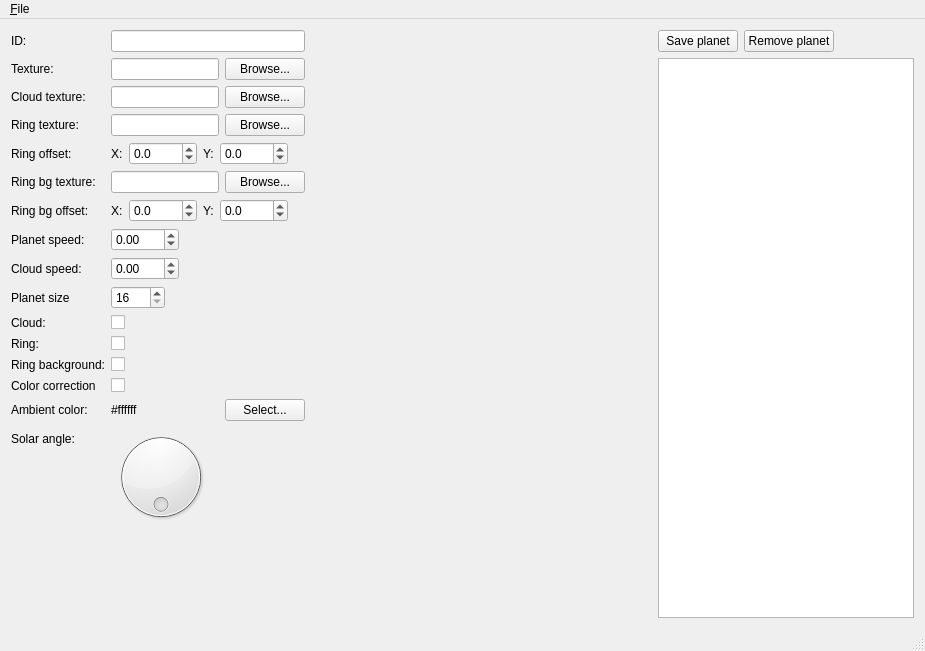
<?xml version="1.0" encoding="UTF-8"?>
<ui version="4.0">
 <class>MainWindow</class>
 <widget class="QMainWindow" name="MainWindow">
  <property name="geometry">
   <rect>
    <x>0</x>
    <y>0</y>
    <width>925</width>
    <height>651</height>
   </rect>
  </property>
  <property name="windowTitle">
   <string>OpenSR PlanetViewer</string>
  </property>
  <widget class="QWidget" name="centralWidget">
   <layout class="QHBoxLayout" name="horizontalLayout_9" stretch="0,1,0">
    <item>
     <layout class="QFormLayout" name="formLayout">
      <property name="fieldGrowthPolicy">
       <enum>QFormLayout::ExpandingFieldsGrow</enum>
      </property>
      <item row="0" column="0">
       <widget class="QLabel" name="label_10">
        <property name="text">
         <string>ID:</string>
        </property>
       </widget>
      </item>
      <item row="0" column="1">
       <widget class="QLineEdit" name="ID"/>
      </item>
      <item row="1" column="0">
       <widget class="QLabel" name="label_7">
        <property name="text">
         <string>Texture:</string>
        </property>
       </widget>
      </item>
      <item row="1" column="1">
       <layout class="QHBoxLayout" name="horizontalLayout_2">
        <item>
         <widget class="QLineEdit" name="texture">
          <property name="readOnly">
           <bool>true</bool>
          </property>
         </widget>
        </item>
        <item>
         <widget class="QPushButton" name="textureBrowse">
          <property name="text">
           <string>Browse...</string>
          </property>
         </widget>
        </item>
       </layout>
      </item>
      <item row="2" column="0">
       <widget class="QLabel" name="label_8">
        <property name="text">
         <string>Cloud texture:</string>
        </property>
       </widget>
      </item>
      <item row="2" column="1">
       <layout class="QHBoxLayout" name="horizontalLayout_3">
        <item>
         <widget class="QLineEdit" name="cloudTexture">
          <property name="readOnly">
           <bool>true</bool>
          </property>
         </widget>
        </item>
        <item>
         <widget class="QPushButton" name="cloudBrowse">
          <property name="text">
           <string>Browse...</string>
          </property>
         </widget>
        </item>
       </layout>
      </item>
      <item row="3" column="0">
       <widget class="QLabel" name="label_11">
        <property name="text">
         <string>Ring texture:</string>
        </property>
       </widget>
      </item>
      <item row="3" column="1">
       <layout class="QHBoxLayout" name="horizontalLayout_5">
        <item>
         <widget class="QLineEdit" name="ringTexture"/>
        </item>
        <item>
         <widget class="QPushButton" name="ringBrowse">
          <property name="text">
           <string>Browse...</string>
          </property>
         </widget>
        </item>
       </layout>
      </item>
      <item row="7" column="0">
       <widget class="QLabel" name="label">
        <property name="text">
         <string>Planet speed:</string>
        </property>
       </widget>
      </item>
      <item row="7" column="1">
       <widget class="QDoubleSpinBox" name="planetSpeed">
        <property name="minimum">
         <double>-360.000000000000000</double>
        </property>
        <property name="maximum">
         <double>360.000000000000000</double>
        </property>
       </widget>
      </item>
      <item row="8" column="0">
       <widget class="QLabel" name="label_2">
        <property name="text">
         <string>Cloud speed:</string>
        </property>
       </widget>
      </item>
      <item row="8" column="1">
       <widget class="QDoubleSpinBox" name="cloudSpeed">
        <property name="minimum">
         <double>-360.000000000000000</double>
        </property>
        <property name="maximum">
         <double>360.000000000000000</double>
        </property>
       </widget>
      </item>
      <item row="9" column="0">
       <widget class="QLabel" name="label_3">
        <property name="text">
         <string>Planet size</string>
        </property>
       </widget>
      </item>
      <item row="9" column="1">
       <widget class="QSpinBox" name="planetSize">
        <property name="minimum">
         <number>16</number>
        </property>
        <property name="maximum">
         <number>2048</number>
        </property>
       </widget>
      </item>
      <item row="10" column="0">
       <widget class="QLabel" name="label_4">
        <property name="text">
         <string>Cloud:</string>
        </property>
       </widget>
      </item>
      <item row="10" column="1">
       <widget class="QCheckBox" name="cloud">
        <property name="text">
         <string/>
        </property>
       </widget>
      </item>
      <item row="11" column="0">
       <widget class="QLabel" name="label_12">
        <property name="text">
         <string>Ring:</string>
        </property>
       </widget>
      </item>
      <item row="11" column="1">
       <widget class="QCheckBox" name="ring">
        <property name="text">
         <string/>
        </property>
       </widget>
      </item>
      <item row="13" column="0">
       <widget class="QLabel" name="label_5">
        <property name="text">
         <string>Color correction</string>
        </property>
       </widget>
      </item>
      <item row="13" column="1">
       <widget class="QCheckBox" name="colorCorrection">
        <property name="text">
         <string/>
        </property>
       </widget>
      </item>
      <item row="14" column="0">
       <widget class="QLabel" name="label_9">
        <property name="text">
         <string>Ambient color:</string>
        </property>
       </widget>
      </item>
      <item row="14" column="1">
       <layout class="QHBoxLayout" name="horizontalLayout">
        <item>
         <widget class="QLabel" name="colorLabel">
          <property name="sizePolicy">
           <sizepolicy hsizetype="Expanding" vsizetype="Preferred">
            <horstretch>0</horstretch>
            <verstretch>0</verstretch>
           </sizepolicy>
          </property>
          <property name="text">
           <string>#ffffff</string>
          </property>
         </widget>
        </item>
        <item>
         <widget class="QPushButton" name="colorButton">
          <property name="text">
           <string>Select...</string>
          </property>
         </widget>
        </item>
       </layout>
      </item>
      <item row="15" column="0">
       <widget class="QLabel" name="label_6">
        <property name="text">
         <string>Solar angle:</string>
        </property>
       </widget>
      </item>
      <item row="15" column="1">
       <widget class="QDial" name="solarAngle">
        <property name="maximum">
         <number>360</number>
        </property>
        <property name="singleStep">
         <number>1</number>
        </property>
        <property name="wrapping">
         <bool>true</bool>
        </property>
       </widget>
      </item>
      <item row="5" column="1">
       <layout class="QHBoxLayout" name="horizontalLayout_6">
        <item>
         <widget class="QLineEdit" name="ringBgTexture"/>
        </item>
        <item>
         <widget class="QPushButton" name="ringBgBrowse">
          <property name="text">
           <string>Browse...</string>
          </property>
         </widget>
        </item>
       </layout>
      </item>
      <item row="5" column="0">
       <widget class="QLabel" name="label_13">
        <property name="text">
         <string>Ring bg texture:</string>
        </property>
       </widget>
      </item>
      <item row="12" column="0">
       <widget class="QLabel" name="label_14">
        <property name="text">
         <string>Ring background:</string>
        </property>
       </widget>
      </item>
      <item row="12" column="1">
       <widget class="QCheckBox" name="ringBg">
        <property name="text">
         <string/>
        </property>
       </widget>
      </item>
      <item row="4" column="0">
       <widget class="QLabel" name="label_15">
        <property name="text">
         <string>Ring offset:</string>
        </property>
       </widget>
      </item>
      <item row="4" column="1">
       <layout class="QHBoxLayout" name="horizontalLayout_7">
        <item>
         <widget class="QLabel" name="label_16">
          <property name="text">
           <string>X:</string>
          </property>
         </widget>
        </item>
        <item>
         <widget class="QDoubleSpinBox" name="ringOffsetX">
          <property name="decimals">
           <number>1</number>
          </property>
          <property name="minimum">
           <double>-1000.000000000000000</double>
          </property>
          <property name="maximum">
           <double>1000.000000000000000</double>
          </property>
         </widget>
        </item>
        <item>
         <widget class="QLabel" name="label_17">
          <property name="text">
           <string>Y:</string>
          </property>
         </widget>
        </item>
        <item>
         <widget class="QDoubleSpinBox" name="ringOffsetY">
          <property name="decimals">
           <number>1</number>
          </property>
          <property name="minimum">
           <double>-1000.000000000000000</double>
          </property>
          <property name="maximum">
           <double>1000.000000000000000</double>
          </property>
         </widget>
        </item>
       </layout>
      </item>
      <item row="6" column="0">
       <widget class="QLabel" name="label_18">
        <property name="text">
         <string>Ring bg offset:</string>
        </property>
       </widget>
      </item>
      <item row="6" column="1">
       <layout class="QHBoxLayout" name="horizontalLayout_8">
        <item>
         <widget class="QLabel" name="label_19">
          <property name="text">
           <string>X:</string>
          </property>
         </widget>
        </item>
        <item>
         <widget class="QDoubleSpinBox" name="ringBgOffsetX">
          <property name="decimals">
           <number>1</number>
          </property>
          <property name="minimum">
           <double>-1000.000000000000000</double>
          </property>
          <property name="maximum">
           <double>1000.000000000000000</double>
          </property>
         </widget>
        </item>
        <item>
         <widget class="QLabel" name="label_20">
          <property name="text">
           <string>Y:</string>
          </property>
         </widget>
        </item>
        <item>
         <widget class="QDoubleSpinBox" name="ringBgOffsetY">
          <property name="decimals">
           <number>1</number>
          </property>
          <property name="minimum">
           <double>-1000.000000000000000</double>
          </property>
          <property name="maximum">
           <double>1000.000000000000000</double>
          </property>
         </widget>
        </item>
       </layout>
      </item>
     </layout>
    </item>
    <item>
     <widget class="PlanetViewer" name="planetWidget" native="true">
      <property name="sizePolicy">
       <sizepolicy hsizetype="Expanding" vsizetype="Expanding">
        <horstretch>0</horstretch>
        <verstretch>0</verstretch>
       </sizepolicy>
      </property>
     </widget>
    </item>
    <item>
     <layout class="QVBoxLayout" name="verticalLayout">
      <item>
       <layout class="QHBoxLayout" name="horizontalLayout_4">
        <item>
         <widget class="QPushButton" name="savePlanetButton">
          <property name="text">
           <string>Save planet</string>
          </property>
         </widget>
        </item>
        <item>
         <widget class="QPushButton" name="removePlanetButton">
          <property name="text">
           <string>Remove planet</string>
          </property>
         </widget>
        </item>
        <item>
         <spacer name="horizontalSpacer">
          <property name="orientation">
           <enum>Qt::Horizontal</enum>
          </property>
          <property name="sizeHint" stdset="0">
           <size>
            <width>40</width>
            <height>20</height>
           </size>
          </property>
         </spacer>
        </item>
       </layout>
      </item>
      <item>
       <widget class="QListView" name="planetListView">
        <property name="selectionMode">
         <enum>QAbstractItemView::ExtendedSelection</enum>
        </property>
        <property name="selectionBehavior">
         <enum>QAbstractItemView::SelectRows</enum>
        </property>
       </widget>
      </item>
     </layout>
    </item>
   </layout>
  </widget>
  <widget class="QMenuBar" name="menuBar">
   <property name="geometry">
    <rect>
     <x>0</x>
     <y>0</y>
     <width>925</width>
     <height>21</height>
    </rect>
   </property>
   <widget class="QMenu" name="menuFile">
    <property name="title">
     <string>&amp;File</string>
    </property>
    <addaction name="actionOpen_JSON"/>
    <addaction name="actionSave_JSON"/>
    <addaction name="actionSet_data_dir"/>
    <addaction name="separator"/>
    <addaction name="action_Quit"/>
   </widget>
   <addaction name="menuFile"/>
  </widget>
  <widget class="QStatusBar" name="statusBar"/>
  <action name="actionSave_JSON">
   <property name="text">
    <string>&amp;Save JSON</string>
   </property>
  </action>
  <action name="actionOpen_JSON">
   <property name="text">
    <string>&amp;Open JSON</string>
   </property>
   <property name="shortcut">
    <string>Ctrl+O</string>
   </property>
  </action>
  <action name="actionSet_data_dir">
   <property name="text">
    <string>Set &amp;data dir</string>
   </property>
  </action>
  <action name="action_Quit">
   <property name="text">
    <string>&amp;Quit</string>
   </property>
   <property name="shortcut">
    <string>Ctrl+Q</string>
   </property>
  </action>
 </widget>
 <layoutdefault spacing="6" margin="11"/>
 <customwidgets>
  <customwidget>
   <class>PlanetViewer</class>
   <extends>QWidget</extends>
   <header>PlanetViewer.h</header>
   <container>1</container>
  </customwidget>
 </customwidgets>
 <resources/>
 <connections>
  <connection>
   <sender>action_Quit</sender>
   <signal>triggered()</signal>
   <receiver>MainWindow</receiver>
   <slot>close()</slot>
   <hints>
    <hint type="sourcelabel">
     <x>-1</x>
     <y>-1</y>
    </hint>
    <hint type="destinationlabel">
     <x>462</x>
     <y>325</y>
    </hint>
   </hints>
  </connection>
 </connections>
</ui>
